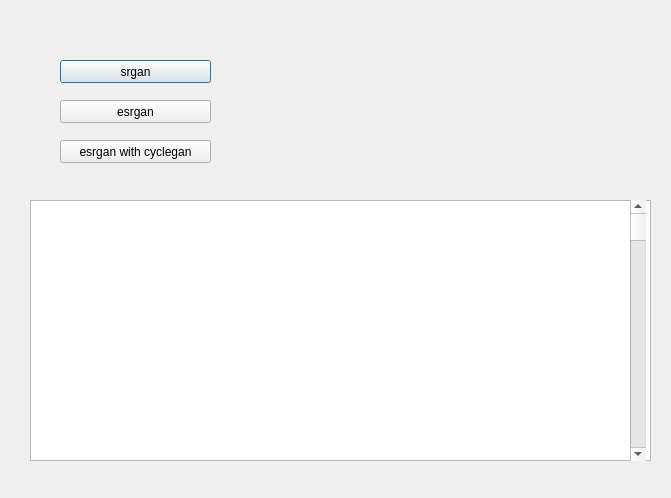
<?xml version="1.0" encoding="UTF-8"?>
<ui version="4.0">
 <class>Dialog</class>
 <widget class="QDialog" name="Dialog">
  <property name="geometry">
   <rect>
    <x>0</x>
    <y>0</y>
    <width>671</width>
    <height>498</height>
   </rect>
  </property>
  <property name="windowTitle">
   <string>Dialog</string>
  </property>
  <widget class="QTreeView" name="treeView">
   <property name="geometry">
    <rect>
     <x>30</x>
     <y>200</y>
     <width>621</width>
     <height>261</height>
    </rect>
   </property>
  </widget>
  <widget class="QPushButton" name="pushButton">
   <property name="geometry">
    <rect>
     <x>60</x>
     <y>60</y>
     <width>151</width>
     <height>23</height>
    </rect>
   </property>
   <property name="text">
    <string>srgan</string>
   </property>
  </widget>
  <widget class="QPushButton" name="pushButton_2">
   <property name="geometry">
    <rect>
     <x>60</x>
     <y>100</y>
     <width>151</width>
     <height>23</height>
    </rect>
   </property>
   <property name="text">
    <string>esrgan</string>
   </property>
  </widget>
  <widget class="QPushButton" name="pushButton_3">
   <property name="geometry">
    <rect>
     <x>60</x>
     <y>140</y>
     <width>151</width>
     <height>23</height>
    </rect>
   </property>
   <property name="text">
    <string>esrgan with cyclegan</string>
   </property>
  </widget>
  <widget class="QScrollBar" name="verticalScrollBar">
   <property name="geometry">
    <rect>
     <x>630</x>
     <y>200</y>
     <width>16</width>
     <height>261</height>
    </rect>
   </property>
   <property name="orientation">
    <enum>Qt::Vertical</enum>
   </property>
  </widget>
  <widget class="QWidget" name="gridLayoutWidget">
   <property name="geometry">
    <rect>
     <x>300</x>
     <y>30</y>
     <width>351</width>
     <height>131</height>
    </rect>
   </property>
   <layout class="QGridLayout" name="gridLayout"/>
  </widget>
 </widget>
 <resources/>
 <connections/>
</ui>
